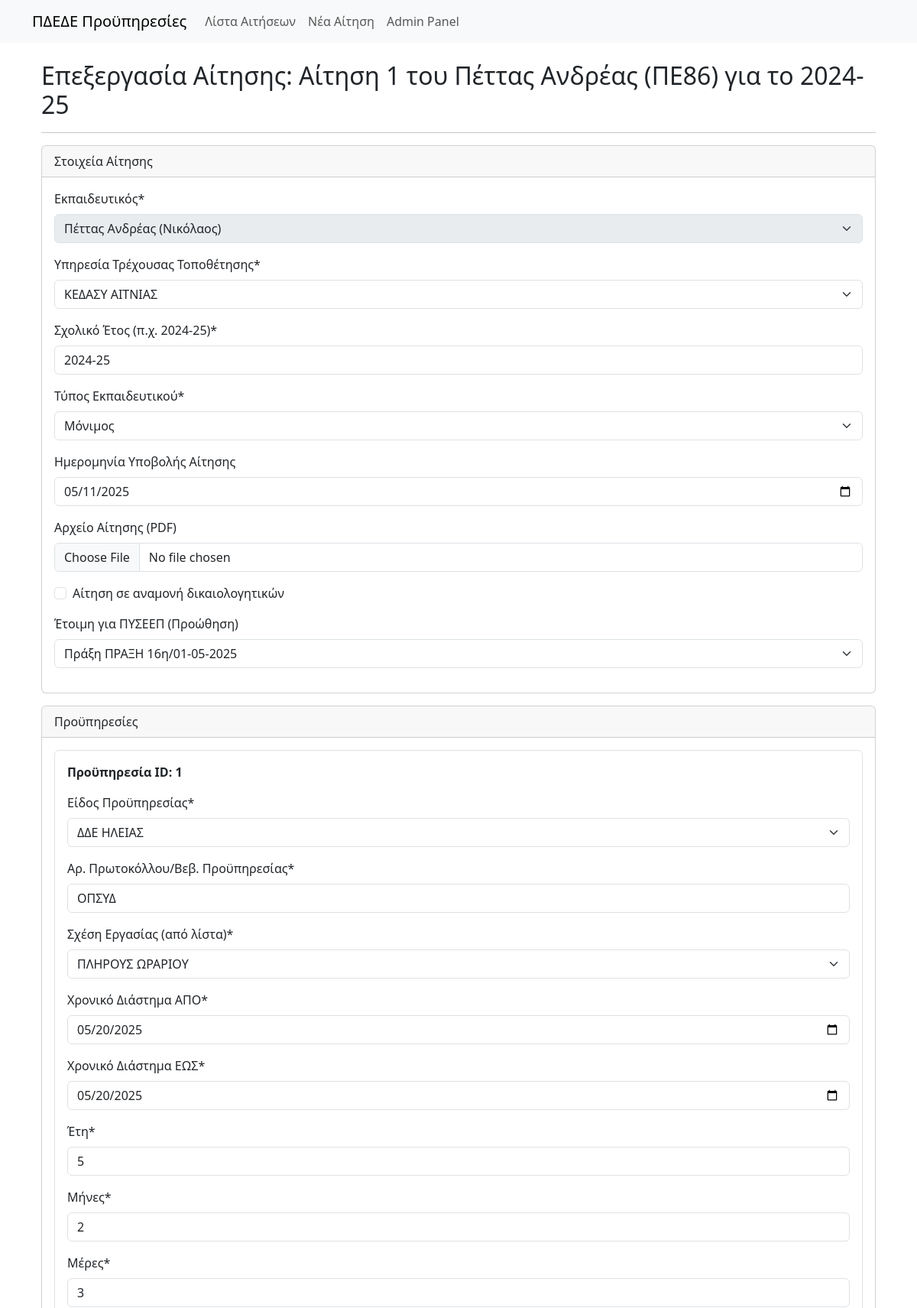
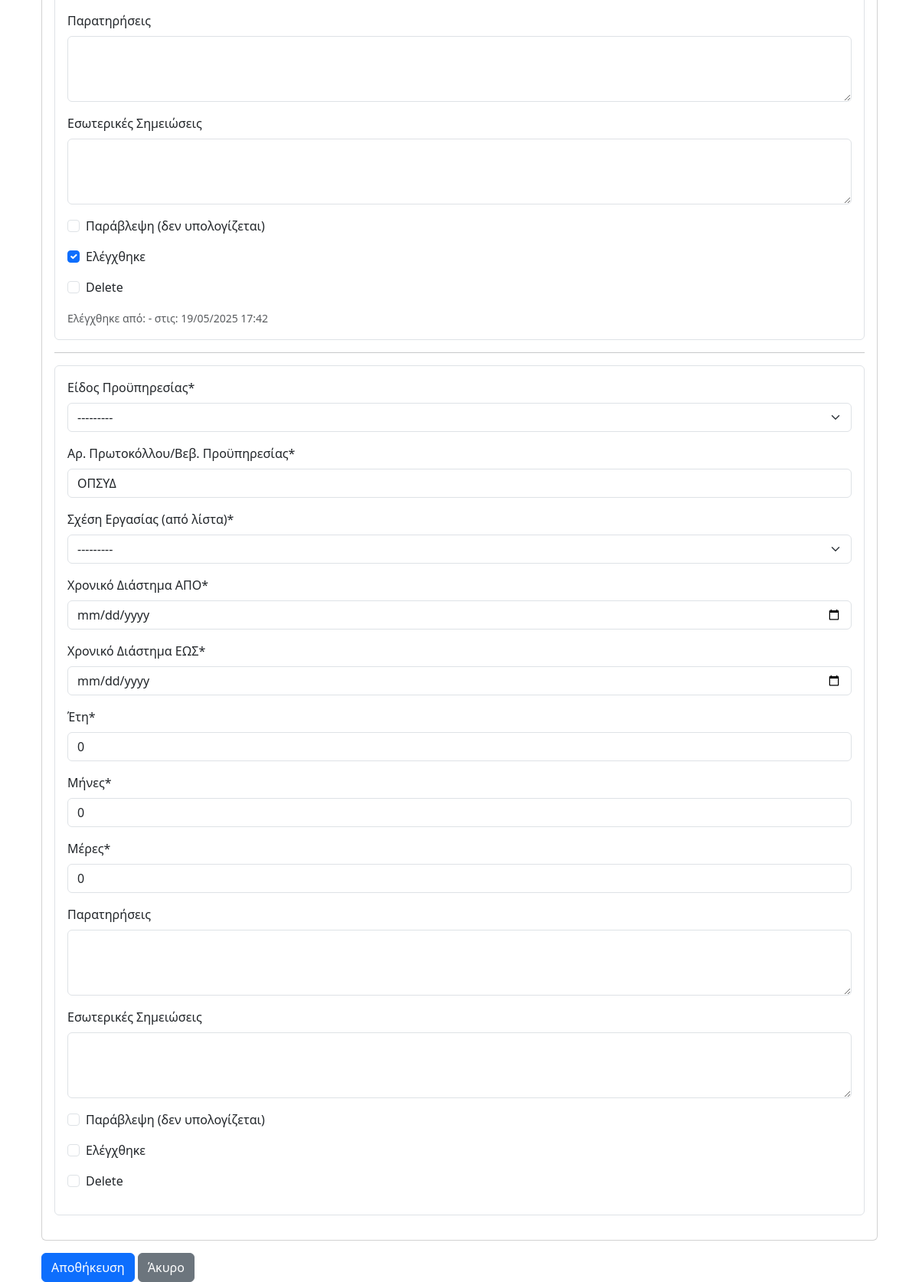
Page /app/aitisi/1/edit/ (signed in) on the committed database (2 pictures, top to bottom).
### proypiresies_app/models.py (models this page shows, shortened)
class Aitisi(models.Model):
    TYPOI_EKPAIDEFTIKOU_CHOICES = [
        ('MONIMOS', 'Μόνιμος'),
        ('ANAPLIROTIS', 'Αναπληρωτής'),
    ]
    ekpaideftikos = models.ForeignKey(
        Ekpaideftikos,
        on_delete=models.CASCADE, # Αν διαγραφεί ο εκπαιδευτικός, διαγράφονται και οι αιτήσεις του
        verbose_name="Εκπαιδευτικός"
    )
    ypiresia_trexousas_topothetisis = models.ForeignKey(
        Ypiresia,
        on_delete=models.PROTECT,
        verbose_name="Υπηρεσία Τρέχουσας Τοποθέτησης"
    )
    sxoliko_etos = models.CharField(max_length=9, verbose_name="Σχολικό Έτος (π.χ. 2024-25)") # π.χ. 2023-24
    typos_ekpaideftikou = models.CharField(
        max_length=20,
        choices=TYPOI_EKPAIDEFTIKOU_CHOICES,
        verbose_name="Τύπος Εκπαιδευτικού"
    )
    imerominia_ypovolis = models.DateField(
        blank=True,
        null=True,
        verbose_name="Ημερομηνία Υποβολής Αίτησης"
    )
    arxeio_aitisis_pdf = models.FileField(
        upload_to='aitiseis_pdf/%Y/%m/', # Θα δημιουργήσει υποφακέλους ανά έτος/μήνα
        blank=True,
        null=True,
        verbose_name="Αρχείο Αίτησης (PDF)"
    )
    se_anamoni = models.BooleanField(
        default=False,
        verbose_name="Σε Αναμονή Δικαιολογητικών"
    )
    pyseep_proothisis = models.ForeignKey(
        PYSEEP,
        on_delete=models.SET_NULL, # Αν διαγραφεί το ΠΥΣΕΕΠ, το πεδίο γίνεται null
        blank=True,
        null=True,
        related_name='aitiseis_proothisis',
        verbose_name="Έτοιμη για ΠΥΣΕΕΠ (Προώθηση)"
    )
    pyseep_teliki_apofasi = models.ForeignKey(
        PYSEEP,
        on_delete=models.SET_NULL,
        blank=True,
        null=True,
        related_name='aitiseis_telikes_apofaseis',
        verbose_name="Τελική Απόφαση από ΠΥΣΕΕΠ"
    )
    created_at = models.DateTimeField(auto_now_add=True, verbose_name="Ημερομηνία Δημιουργίας")
    updated_at = models.DateTimeField(auto_now=True, verbose_name="Ημερομηνία Ενημέρωσης")
    def __str__(self):
        return f"Αίτηση {self.id} του {self.ekpaideftikos} για το {self.sxoliko_etos}"
    class Meta:
        verbose_name = "Αίτηση Αναγνώρισης Προϋπηρεσίας"
        verbose_name_plural = "Αιτήσεις Αναγνώρισης Προϋπηρεσιών"
        ordering = ['-created_at']

class Proypiresia(models.Model):
    aitisi = models.ForeignKey(
        Aitisi,
        on_delete=models.CASCADE, # Αν διαγραφεί η αίτηση, διαγράφονται και οι προϋπηρεσίες της
        related_name='proypiresies',
        verbose_name="Αίτηση"
    )
    eidos_proypiresias = models.ForeignKey(
        EidosProypiresias,
        on_delete=models.PROTECT, # Να μην μπορεί να διαγραφεί αν χρησιμοποιείται
        verbose_name="Είδος Προϋπηρεσίας (από λίστα)"
    )
    arithmos_protokollou_vevaiosis = models.CharField(
        max_length=100,
        default="ΟΠΣΥΔ",
        verbose_name="Αρ. Πρωτοκόλλου/Βεβ. Προϋπηρεσίας"
    )
    sxesi_ergasias = models.ForeignKey(
        SxesiErgasias,
        on_delete=models.PROTECT, # Να μην μπορεί να διαγραφεί αν χρησιμοποιείται
        verbose_name="Σχέση Εργασίας (από λίστα)"
    )
    xroniko_diastima_apo = models.DateField(verbose_name="Χρονικό Διάστημα ΑΠΟ")
    xroniko_diastima_eos = models.DateField(verbose_name="Χρονικό Διάστημα ΕΩΣ")
    eti_proypiresias = models.PositiveIntegerField(default=0, verbose_name="Έτη")
    mines_proypiresias = models.PositiveIntegerField(default=0, verbose_name="Μήνες")
    meres_proypiresias = models.PositiveIntegerField(default=0, verbose_name="Μέρες")
    paratiriseis = models.TextField(blank=True, null=True, verbose_name="Παρατηρήσεις")
    esoterikes_simeioseis = models.TextField(blank=True, null=True, verbose_name="Εσωτερικές Σημειώσεις")
    elegxthike = models.BooleanField(default=False, verbose_name="Ελέγχθηκε")
    elegxthike_pote = models.DateTimeField(
        blank=True,
        null=True,
        verbose_name="Ελέγχθηκε στις"
    )
    elegxthike_apo = models.ForeignKey(
        User,
        on_delete=models.SET_NULL,
        blank=True,
        null=True,
        related_name='elegxmenes_proypiresies',
        verbose_name="Ελέγχθηκε από"
    )
    paravlepsi = models.BooleanField(default=False, verbose_name="Παράβλεψη (δεν υπολογίζεται)")
    class Meta:
        verbose_name = "Καταχωρημένη Προϋπηρεσία"
        verbose_name_plural = "Καταχωρημένες Προϋπηρεσίες"
        ordering = ['aitisi', 'xroniko_diastima_apo']

### proypiresies_app/views.py (the view, shortened to what this page needs)
# urls.py: path('aitisi/<int:pk>/edit/', views.AitisiUpdateView.as_view(), name='aitisi_update'),
class AitisiUpdateView(LoginRequiredMixin, SuccessMessageMixin, UpdateView):
    model = Aitisi
    form_class = AitisiForm
    template_name = 'proypiresies_app/aitisi_form.html'
    success_message = "Οι αλλαγές στην αίτηση αποθηκεύτηκαν με επιτυχία!"
    def get_context_data(self, **kwargs):
        data = super().get_context_data(**kwargs)
        if self.request.POST:
            data['proypiresies_formset'] = ProypiresiaFormSet(self.request.POST, self.request.FILES, instance=self.object, prefix='proypiresies')
        else:
            data['proypiresies_formset'] = ProypiresiaFormSet(instance=self.object, prefix='proypiresies')
        data['form_title'] = f"Επεξεργασία Αίτησης: {self.object}"
        return data

### proypiresies_app/forms.py (shortened to what this page needs)
class AitisiForm(forms.ModelForm):
    class Meta:
        model = Aitisi
        fields = [
            'ekpaideftikos', 'ypiresia_trexousas_topothetisis', 'sxoliko_etos',
            'typos_ekpaideftikou', 'imerominia_ypovolis', 'arxeio_aitisis_pdf',
            'se_anamoni', 'pyseep_proothisis' # Το pyseep_teliki_apofasi συνήθως ορίζεται σε ξεχωριστό βήμα
        ]
        widgets = {
            'imerominia_ypovolis': DatePickerInput(),
        }
        labels = {
            'se_anamoni': 'Αίτηση σε αναμονή δικαιολογητικών',
            'pyseep_proothisis': 'Έτοιμη για ΠΥΣΕΕΠ (Προώθηση)',
        }
    def __init__(self, *args, **kwargs):
        super().__init__(*args, **kwargs)
        self.fields['ekpaideftikos'].queryset = Ekpaideftikos.objects.all().order_by('eponymo', 'onoma')
        self.fields['ekpaideftikos'].label_from_instance = lambda obj: f"{obj.eponymo} {obj.onoma} ({obj.patronymo})"
        self.fields['ypiresia_trexousas_topothetisis'].queryset = Ypiresia.objects.all().order_by('onomasia')
        if self.instance and self.instance.pk: # Αν επεξεργαζόμαστε υπάρχουσα αίτηση
            self.fields['ekpaideftikos'].disabled = True

### proypiresies_app/models.py (called while the page is built)
    def __str__(self):
        return f"{self.eponymo} {self.onoma} ({self.eidikotita.eidikotita_sintomi})"

    def __str__(self):
        return self.onomasia

    def __str__(self):
        return f"Πράξη {self.arithmos_praxis}/{self.imerominia_praxis.strftime('%d-%m-%Y')}"

    def __str__(self):
        return self.perigrafi

    def __str__(self):
        return self.perigrafi

### proypiresies_app/templates/proypiresies_app/aitisi_form.html (shortened to what this page needs)
{% extends "proypiresies_app/base.html" %}
{% load static %}
{% load crispy_forms_tags %}
{% block content %}
<div class="container mt-4">
    <h2>{{ form_title }}</h2>
    <hr>
    <form method="post" enctype="multipart/form-data">
        <div class="card mb-3">
            <div class="card-header">
                Στοιχεία Αίτησης
            </div>
            <div class="card-body">
                {{ form|crispy }}
            </div>
        </div>
        <div class="card">
            <div class="card-header">
                Προϋπηρεσίες
            </div>
            <div class="card-body">
                {% for proy_form in proypiresies_formset %}
                    <div class="proypiresia-formset-row mb-3 p-3 border rounded">
                        {% if proy_form.instance.pk %}
                            <p><strong>Προϋπηρεσία ID: {{ proy_form.instance.pk }}</strong></p>
                        {% endif %}
                        {{ proy_form|crispy }}
                        {% if proy_form.instance.pk and proy_form.instance.elegxthike %}
                            <small class="form-text text-muted">
                                Ελέγχθηκε από: {{ proy_form.instance.elegxthike_apo.username|default:"-" }}
                                στις: {{ proy_form.instance.elegxthike_pote|date:"d/m/Y H:i"|default:"-" }}
                            </small>
                        {% endif %}
                    </div>
                    {% if not forloop.last %}<hr>{% endif %}
                {% endfor %}
            </div>
        </div>
        <button type="submit" class="btn btn-primary mt-3">Αποθήκευση</button>
        {% if object %}
        <a href="{% url 'proypiresies_app:aitisi_detail' object.pk %}" class="btn btn-secondary mt-3">Άκυρο</a>
        {% else %}
        <a href="{% url 'proypiresies_app:aitisi_list' %}" class="btn btn-secondary mt-3">Άκυρο</a>
        {% endif %}
    </form>
</div>
{% endblock %}

### rows in the picture
Aitisi: ekpaideftikos "Πέττας Ανδρέας (Νικόλαος)", ypiresia_trexousas_topothetisis "ΚΕΔΑΣΥ ΑΙΤΝΙΑΣ", sxoliko_etos "2024-25", typos_ekpaideftikou "Μόνιμος", imerominia_ypovolis "05/11/2025", pyseep_proothisis "Πράξη ΠΡΑΞΗ 16η/01-05-2025"
Proypiresia: instance.pk "1", instance.elegxthike_apo.username "-", instance.elegxthike_pote "19/05/2025 17:42"
